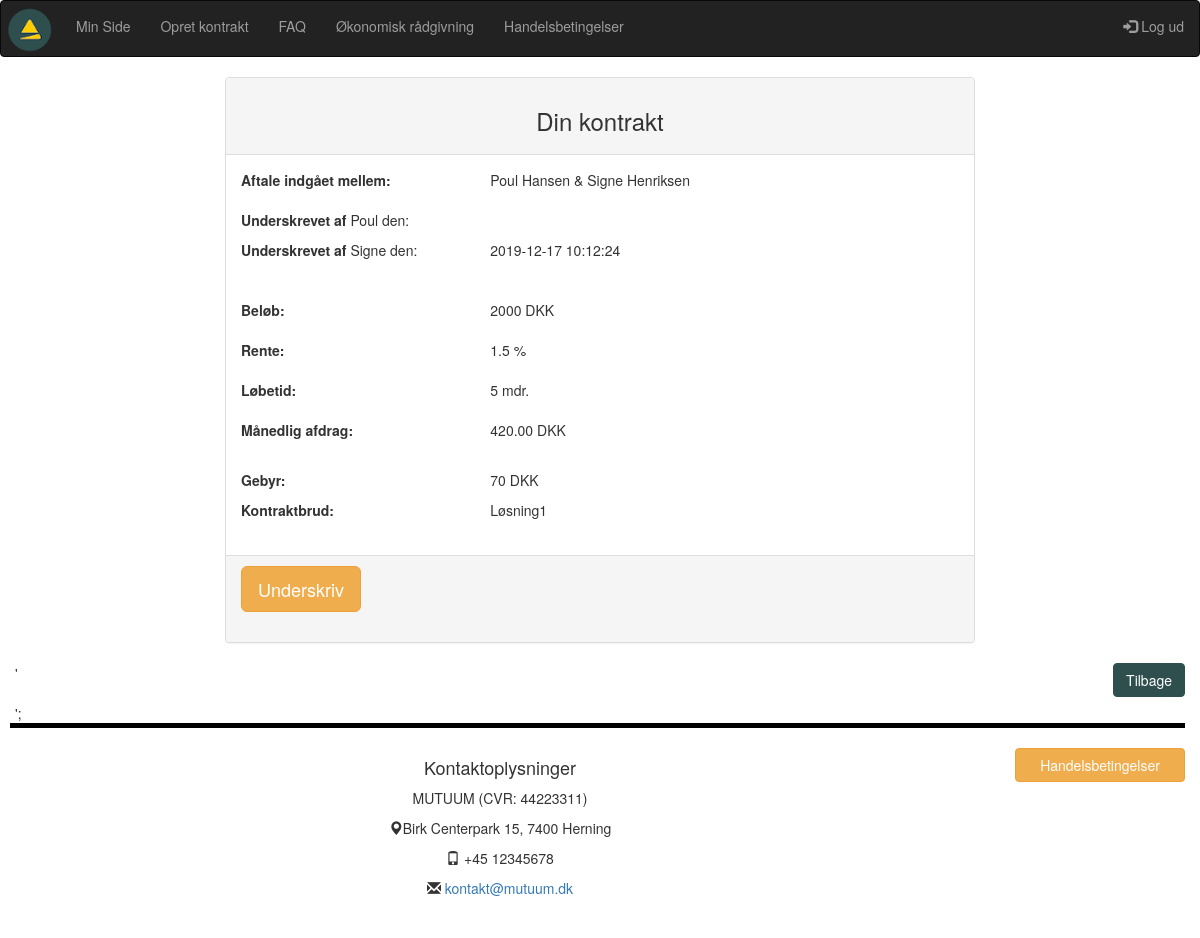
Page /VisKontrakt.php?kontrakt_id2=5 (signed in) on the earlier database version.
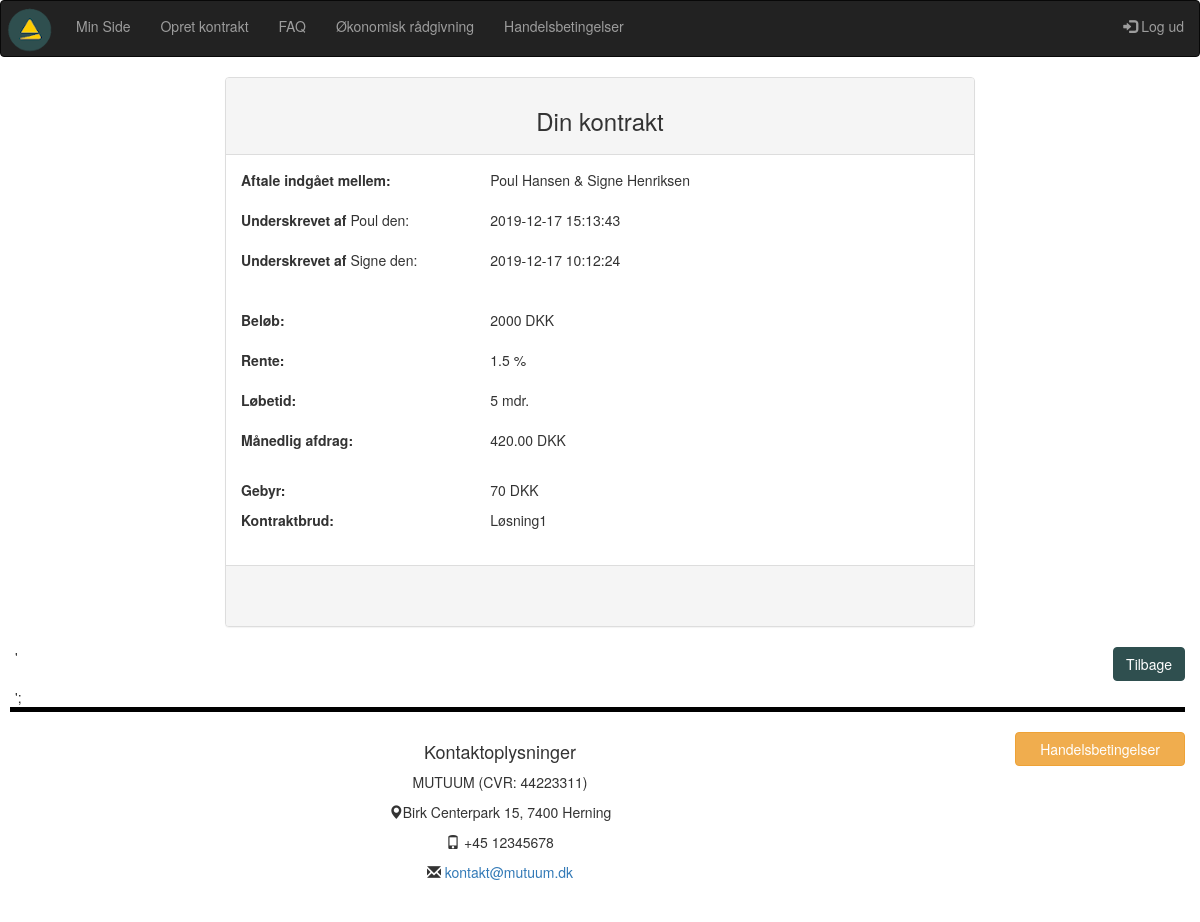
Same page on the later database version.
### tables this page shows
CREATE TABLE `kontrakt` (
  `kontrakt_id` int(10) NOT NULL,
  `oprettetaf` int(10) NOT NULL,
  `laangiver_user_id` int(10) NOT NULL,
  `laantager_user_id` int(10) NOT NULL,
  `kontraktbrud_id` tinyint(4) NOT NULL,
  `rente_id` tinyint(4) NOT NULL,
  `beloeb_id` tinyint(4) NOT NULL,
  `bindingsperiode_id` tinyint(4) NOT NULL,
  `maanedlig_afdrag` float(15,10) NOT NULL,
  `laangiver_underskrift_id` varchar(40) DEFAULT NULL,
  `reg_underskrift_1` timestamp NULL DEFAULT NULL,
  `laantager_underskrift_id` varchar(40) DEFAULT NULL,
  `reg_underskrift_2` timestamp NULL DEFAULT NULL,
  `gebyr_id` tinyint(4) NOT NULL,
  `reg` datetime NOT NULL DEFAULT current_timestamp(),
  `value` int(11) DEFAULT 1
);

CREATE TABLE `users` (
  `user_id` int(10) NOT NULL,
  `fornavn` varchar(40) NOT NULL,
  `efternavn` varchar(40) NOT NULL,
  `mobil` int(12) NOT NULL,
  `mail` varchar(80) NOT NULL,
  `password` varchar(200) NOT NULL
);

CREATE TABLE `beloeb` (
  `beloeb_id` tinyint(4) NOT NULL,
  `beloeb` int(10) NOT NULL,
  `enhed_key` varchar(11) NOT NULL DEFAULT '1'
);

CREATE TABLE `rente` (
  `rente_id` tinyint(4) NOT NULL,
  `rente` float NOT NULL,
  `enhed_key` varchar(11) NOT NULL DEFAULT '2'
);

CREATE TABLE `bindingsperiode` (
  `bindingsperiode_id` tinyint(4) NOT NULL,
  `loebetid` int(4) NOT NULL,
  `enhed_key` varchar(11) NOT NULL
);

CREATE TABLE `enhedstabel` (
  `enhed_key` tinyint(4) NOT NULL,
  `enhed` varchar(11) NOT NULL
);

CREATE TABLE `stiftelsesgebyr` (
  `gebyr_id` tinyint(4) NOT NULL,
  `gebyr` int(10) NOT NULL
);

CREATE TABLE `kontraktbrud` (
  `kontraktbrud_id` tinyint(4) NOT NULL,
  `brud` varchar(80) NOT NULL
);

### VisKontrakt.php (the view, shortened to what the changed rows need)
<?php
require_once("includes/header.php");
$user_id = $_SESSION['user_id'];
$kontrakt_id2 = $_GET['kontrakt_id2'];
$query = "SELECT * FROM kontrakt WHERE kontrakt_id = '$kontrakt_id2'";
$result = mysqli_query($con, $query);
if (!$result) die(mysqli_error($con));
else {
	$rows =mysqli_num_rows($result);
	if ($rows > 0) {
		while($row = mysqli_fetch_assoc($result)) {
			$oprettetaf = $row['oprettetaf'];
			$laangiver_user_id = $row['laangiver_user_id'];
			$laantager_user_id = $row['laantager_user_id'];
			$laangiver_underskrift_id = $row['laangiver_underskrift_id'];
			$laantager_underskrift_id = $row['laantager_underskrift_id'];
			$kontraktbrud_id = $row['kontraktbrud_id'];
			$rente_id = $row['rente_id'];
			$beloeb_id = $row['beloeb_id'];
			$bindingsperiode_id = $row['bindingsperiode_id'];
			$maanedlig_ad = $row['maanedlig_afdrag'];
            $maanedlig_afdrag = number_format(round($maanedlig_ad, 2), 2);
			$reg_underskrift_1 = $row['reg_underskrift_1'];
			$reg_underskrift_2 = $row['reg_underskrift_2'];
			$gebyr_id = $row['gebyr_id'];
			$value_kont = $row['value'];
            $query1 = "SELECT fornavn, efternavn FROM users WHERE user_id = '$laangiver_user_id'";
                    $result1 = mysqli_query($con, $query1);
                    $row1 = mysqli_fetch_assoc($result1);
                    $laangiver_fornavn = $row1['fornavn'];
                    $laangiver_efternavn = $row1['efternavn'];
            $query5 = "SELECT fornavn, efternavn FROM users WHERE user_id = '$laantager_user_id'";
                    $result5 = mysqli_query($con, $query5);
                    $row5 = mysqli_fetch_assoc($result5);
                    $laantager_fornavn = $row5['fornavn'];
                    $laantager_efternavn = $row5['efternavn'];
$querylog = "SELECT user_id, mail, fornavn, efternavn, mobil FROM users WHERE user_id = '$user_id'";
$resultlog = mysqli_query($con, $querylog);
$rowslog = mysqli_num_rows($resultlog);
if($rowslog > 0) {
while($rowlog = mysqli_fetch_assoc($resultlog)) {
$user_idlog = $rowlog['user_id'];
}
}
if ($user_idlog == $oprettetaf) {
$owner = 'Yes';
}
else if($user_idlog != $oprettetaf) {
$owner = 'No';
}
$querybeloeb = "SELECT * FROM beloeb WHERE beloeb_id = '$beloeb_id'";
$resultb = mysqli_query($con, $querybeloeb);
if (!$resultb) die(mysqli_error($con));
else {
$rowsb = mysqli_num_rows($resultb);
if ($rowsb > 0) {
while($rowb = mysqli_fetch_assoc($resultb)) {
$beloebValue = $rowb['beloeb'];
}
}
$queryk = "SELECT * FROM kontraktbrud WHERE kontraktbrud_id = '$kontraktbrud_id'";
$resultk = mysqli_query($con, $queryk);
if (!$resultk) die(mysqli_error($con));
else {
$rowsk = mysqli_num_rows($resultk);
if ($rowsk > 0) {
while($rowk = mysqli_fetch_assoc($resultk)) {
$brud = $rowk['brud'];
}
}
$queryr = "SELECT * FROM rente WHERE rente_id = '$rente_id'";
$resultr = mysqli_query($con, $queryr);
if (!$resultr) die(mysqli_query($con, $queryr));
else {
$rows = mysqli_num_rows($resultr);
if ($rows > 0) {
while($rowr = mysqli_fetch_assoc($resultr)) {
$rente = $rowr['rente'];
}
}
}
$querybind = "SELECT * FROM bindingsperiode WHERE bindingsperiode_id = '$bindingsperiode_id'";
$resultbin = mysqli_query($con, $querybind);
if (!$resultbin) die(mysqli_error($con));
else {
$rowsbin = mysqli_num_rows($resultbin);
if ($rowsbin > 0) {
while($rowbin = mysqli_fetch_assoc($resultbin)) {
$loebetid = $rowbin['loebetid'];
$keytid = $rowbin['enhed_key'];
$unitr = "SELECT * FROM enhedstabel WHERE enhed_key = '$keytid'";
$resun = mysqli_query($con, $unitr);
if (!$resun) die(mysqli_error($con, $unitr));
else {
$key = mysqli_fetch_assoc($resun);
$enhedtid = $key['enhed'];
}
}
}
}
$querygeb = "SELECT * FROM stiftelsesgebyr WHERE gebyr_id = '$gebyr_id'";
$resultgeb = mysqli_query($con, $querygeb);
if (!$resultgeb) die(mysqli_error($con));
else {
$rowgeb = mysqli_fetch_assoc($resultgeb);
$gebyr = $rowgeb['gebyr'];
}
}
?>
<br>
<div class="container-fluid">
    <div class="panel panel-default lasseMargin">
        <div class="panel-heading text-center">
            <h3>Din kontrakt</h3>
        </div>
        <div class="panel-body">
            <div class="row">
                <div class="col-4 col-xs-4 col-sm-4 col-lg-4 col-xl-4">
                    <p><strong>Aftale indgået mellem:</strong></p>
                </div>
                <div class="col-8 col-xs-8 col-sm-8 col-lg-8 col-xl-8">
                    <div><?php echo $laangiver_fornavn; ?> <?php echo $laangiver_efternavn; ?> &amp; <?php echo $laantager_fornavn; ?> <?php echo $laantager_efternavn; ?></div>
                    <br>
                </div>
            </div>
            <div class="row">
                <div class="col-4 col-xs-4 col-sm-4 col-lg-4 col-xl-4">
                    <p><strong>Underskrevet af</strong> <?php echo $laangiver_fornavn; ?> den: </p>
                </div>
                <div class="col-8 col-xs-8 col-sm-8 col-lg-8 col-xl-8">
                    <div><?php  echo $reg_underskrift_1; ?>
                    </div><br>
                </div>
            </div>
            <div class="row">
                <div class="col-4 col-xs-4 col-sm-4 col-lg-4 col-xl-4">
                    <p><strong>Underskrevet af</strong> <?php echo $laantager_fornavn; ?> den: </p>
                </div>
                <div class="col-8 col-xs-8 col-sm-8 col-lg-8 col-xl-8">
                    <div><?php  echo $reg_underskrift_2; ?>
                    </div><br><br>
                </div>
            </div>
                <div class="row">
                    <div class="col-4 col-xs-4 col-sm-4 col-lg-4 col-xl-4">
                        <p><strong>Beløb:</strong></p>
                    </div>
                    <div class="col-8 col-xs-8 col-sm-8 col-lg-8 col-xl-8">
                        <div><?php echo $beloebValue;?> DKK</div>
                        <br>
                    </div>
                    </div>
                    <div class="row">
                    <div class="col-4 col-xs-4 col-sm-4 col-lg-4 col-xl-4">
                        <p><strong>Rente:</strong></p>
                    </div>
                    <div class="col-8 col-xs-8 col-sm-8 col-lg-8 col-xl-8">
                        <div><?php echo $rente;?> %</div>
                        <br>
                    </div>
                </div>
                <div class="row">
                    <div class="col-4 col-xs-4 col-sm-4 col-lg-4 col-xl-4">
                        <p><strong>Løbetid:</strong></p>
                    </div>
                    <div class="col-8 col-xs-8 col-sm-8 col-lg-8 col-xl-8">
                        <div><?php echo $loebetid;?> <?php echo $enhedtid; ?></div>
                        <br>
                    </div>
                </div>
                    <div class="row">
                    <div class="col-4 col-xs-4 col-sm-4 col-lg-4 col-xl-4">
                        <p><strong>Månedlig afdrag:</strong></p>
                    </div>
                    <div class="col-8 col-xs-8 col-sm-8 col-lg-8 col-xl-8">
                        <div><?php echo $maanedlig_afdrag;?> DKK</div>
                    </div>
                </div>
                <br>
                <div class="row">
                <div class="col-4 col-xs-4 col-sm-4 col-lg-4 col-xl-4">
                <p><strong>Gebyr:</strong></p>
                </div>
                <div class="col-8 col-xs-8 col-sm-8 col-lg-8 col-xl-8">
                <p><?php echo $gebyr; ?> DKK</p>
                </div>
                </div>
                <div class="row">
                    <div class="col-4 col-xs-4 col-sm-4 col-lg-4 col-xl-4">
                        <p><strong>Kontraktbrud:</strong></p>
                    </div>
                    <div class="col-8 col-xs-8 col-sm-8 col-lg-8 col-xl-8">
                        <div><?php echo $brud;?></div>
                        <br>
                    </div>
                </div>
            </div>
        <div class="panel-footer">
         <?php
            if($value_kont == '2' && $owner == 'No') {
                echo    '<a href="nemid.php?kontrakt_id2=' .                 $kontrakt_id2 .'">
                        <button class="btn btn-warning btn-lg">Underskriv</button></a>
                        <br><br>';
            }
            else if (($value_kont == '1' && $owner == 'Yes' && $laantager_underskrift_id == '1') || ($value_kont == '1' && $owner == 'Yes' && $laangiver_underskrift_id == '1')) {
                echo    '<a href="nemid.php?kontrakt_id2=' . $kontrakt_id2 .'">
                        <button class="btn btn-warning mutuumknap btn-lg">Underskriv</button></a>
                        <a href="sletkontrakt.php?kontrakt_id2=' . $kontrakt_id2 .'">
                        <button class="btn btn-warning btn-lg pull-right">Slet kontrakt</button></a>
                        <br><br>';
            }
            else if($value_kont == '2' && $owner == 'Yes') {
                echo    '<a href="sletkontrakt.php?kontrakt_id2=' .         $kontrakt_id2 . '">
                        <button class="btn btn-warning btn-lg">Slet kontrakt</button></a>
                        ';
            }
            else if ($value_kont == '3') {
                echo    '
                        <br><br>';
            }
            ?>
        </div>
    </div>
    '<a href="minside.php">
    <button class="btn btn-warning mutuumknap pull-right"> Tilbage</button></a>
    <br><br>';
</div>
<?php
}
                }
            }
        }
require_once("includes/footer.php");

Differences in the rows shown:
changed kontrakt "Poul": reg_underskrift_1 (not shown) → "2019-12-17 15:13:43"; no longer shows "Underskriv"
